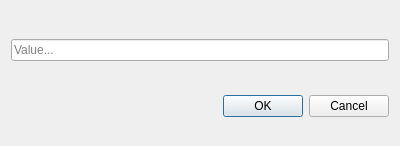
<?xml version="1.0" encoding="UTF-8"?>
<!--

Copyright (C) 2025 Davyd Stalytenko
SPDX-License-Identifier: GPL-3.0-only

This file is part of SchooliesCave.

SchooliesCave is free software: you can redistribute it and/or modify it under the terms
of the GNU General Public License as published by the Free Software Foundation, version 3
of the License only.

SchooliesCave is distributed in the hope that it will be useful, but WITHOUT ANY WARRANTY;
without even the implied warranty of MERCHANTABILITY or FITNESS FOR A PARTICULAR PURPOSE.
See the GNU General Public License for more details.

You should have received a copy of the GNU General Public License along with SchooliesCave.
If not, see <https://www.gnu.org/licenses/>.

-->
<ui version="4.0">
 <class>MarkCreatingDialog</class>
 <widget class="QDialog" name="MarkCreatingDialog">
  <property name="geometry">
   <rect>
    <x>0</x>
    <y>0</y>
    <width>400</width>
    <height>146</height>
   </rect>
  </property>
  <property name="windowTitle">
   <string>Dialog</string>
  </property>
  <layout class="QVBoxLayout" name="verticalLayout" stretch="0,0">
   <property name="bottomMargin">
    <number>0</number>
   </property>
   <item>
    <widget class="QLineEdit" name="markValue">
     <property name="placeholderText">
      <string>Value...</string>
     </property>
    </widget>
   </item>
   <item>
    <widget class="QDialogButtonBox" name="buttonBox">
     <property name="orientation">
      <enum>Qt::Orientation::Horizontal</enum>
     </property>
     <property name="standardButtons">
      <set>QDialogButtonBox::StandardButton::Cancel|QDialogButtonBox::StandardButton::Ok</set>
     </property>
    </widget>
   </item>
  </layout>
 </widget>
 <resources/>
 <connections>
  <connection>
   <sender>buttonBox</sender>
   <signal>accepted()</signal>
   <receiver>MarkCreatingDialog</receiver>
   <slot>accept()</slot>
   <hints>
    <hint type="sourcelabel">
     <x>248</x>
     <y>254</y>
    </hint>
    <hint type="destinationlabel">
     <x>157</x>
     <y>274</y>
    </hint>
   </hints>
  </connection>
  <connection>
   <sender>buttonBox</sender>
   <signal>rejected()</signal>
   <receiver>MarkCreatingDialog</receiver>
   <slot>reject()</slot>
   <hints>
    <hint type="sourcelabel">
     <x>316</x>
     <y>260</y>
    </hint>
    <hint type="destinationlabel">
     <x>286</x>
     <y>274</y>
    </hint>
   </hints>
  </connection>
 </connections>
</ui>
